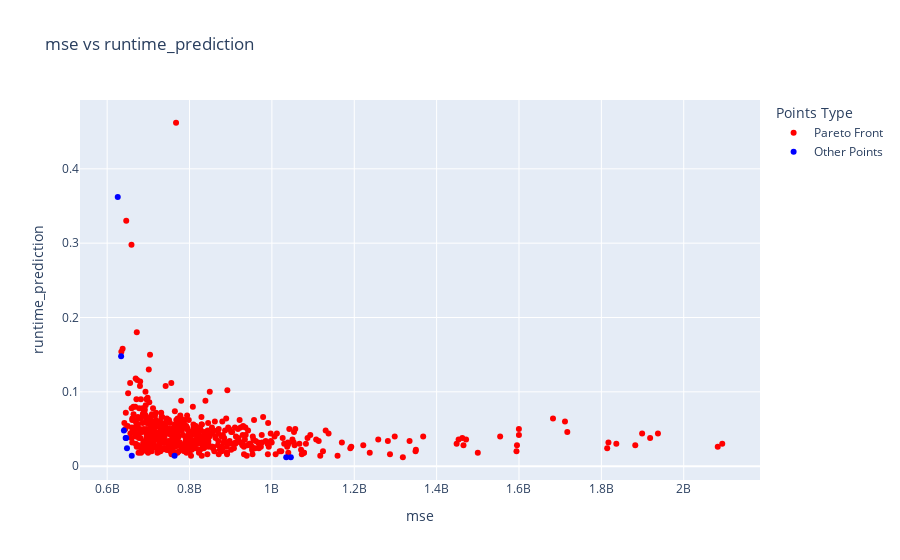

Notebook source saved alongside this figure:
### Code cell
import plotly.graph_objects as go

# calculate pareto front
def is_pareto_front(row):
    # Check if there is no other row with lower 'mse' and lower 'runtime_prediction'
    return not df_results_all[(df_results_all['mse'] < row['mse']) & (df_results_all['runtime_prediction'] < row['runtime_prediction'])].empty
df_results_all['pareto_front'] = df_results_all.apply(is_pareto_front, axis=1)

# plot pareto front
pareto_trace = go.Scatter(
    x=df_results_all[df_results_all['pareto_front'] == True]['mse'],
    y=df_results_all[df_results_all['pareto_front'] == True]['runtime_prediction'],
    mode='markers',
    marker=dict(color='red'),
    name='Pareto Front'
)

# Create a scatter plot for the rest of the points
other_points_trace = go.Scatter(
    x=df_results_all[df_results_all['pareto_front'] == False]['mse'],
    y=df_results_all[df_results_all['pareto_front'] == False]['runtime_prediction'],
    mode='markers',
    marker=dict(color='blue'),
    name='Other Points'
)

# Combine the traces into a Figure
fig = go.Figure(data=[pareto_trace, other_points_trace])

# Customize the layout
fig.update_layout(
    title='mse vs runtime_prediction',
    xaxis_title='mse',
    yaxis_title='runtime_prediction',
    legend_title='Points Type'
)

# Show the figure
fig.show()

### Figure 1 — Plotly figure (JSON) as saved in the notebook; plotly's stock layout.template omitted (floating-point values rounded to 4 significant figures; data arrays with more than 128 entries replaced by an {"elided": "..."} marker saying what was removed)
{"data": [{"marker": {"color": "red"}, "mode": "markers", "name": "Pareto Front", "type": "scatter", "x": {"elided": "550 float values"}, "y": {"elided": "550 float values"}}, {"marker": {"color": "blue"}, "mode": "markers", "name": "Other Points", "type": "scatter", "x": [633900000.0, 625700000.0, 1046000000.0, 644900000.0, 648100000.0, 763700000.0, 659700000.0, 646300000.0, 1035000000.0, 640700000.0], "y": [0.148, 0.362, 0.012, 0.038, 0.024, 0.014, 0.014, 0.038, 0.012, 0.048]}], "layout": {"legend": {"title": {"text": "Points Type"}}, "title": {"text": "mse vs runtime_prediction"}, "xaxis": {"title": {"text": "mse"}}, "yaxis": {"title": {"text": "runtime_prediction"}}}}
